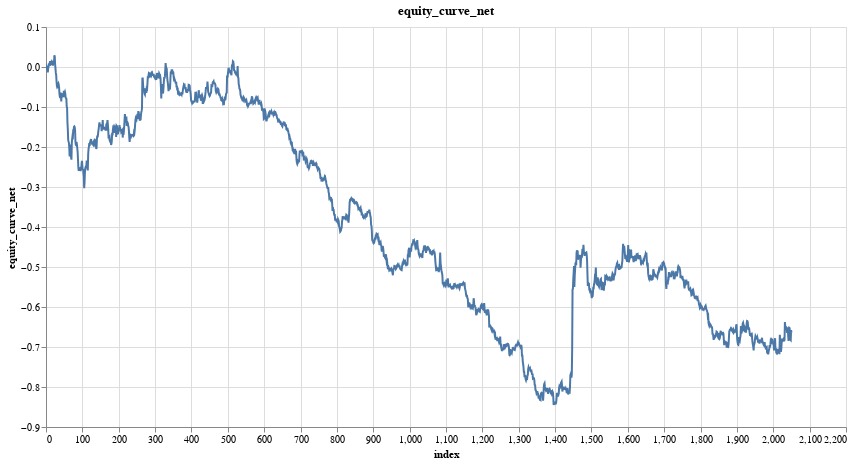

Notebook source saved alongside this figure:
### Code cell
research.plot_column(model_trades, 'equity_curve_net')

### Figure 1 — Vega specification as saved in the notebook (floating-point values rounded to 4 significant figures; data arrays with more than 128 entries replaced by an {"elided": "..."} marker saying what was removed)
{"$schema": "https://vega.github.io/schema/vega/v5.json", "data": [{"name": "param_7_store"}, {"name": "source_0", "values": {"elided": "2051 records"}}, {"name": "source_0_x_domain_index", "values": [{"min": 0, "max": 2050}]}, {"name": "source_0_y_domain_equity_curve_net", "values": [{"min": -0.8448, "max": 0.0292}]}], "signals": [{"name": "unit", "value": {}, "on": [{"events": "pointermove", "update": "isTuple(group()) ? group() : unit"}]}, {"name": "param_7", "update": "vlSelectionResolve(\"param_7_store\", \"union\")"}, {"name": "param_7_index", "on": [{"events": [{"source": "view", "type": "dblclick"}], "update": "null"}, {"events": {"signal": "param_7_translate_delta"}, "update": "panLinear(param_7_translate_anchor.extent_x, -param_7_translate_delta.x / width)"}, {"events": {"signal": "param_7_zoom_delta"}, "update": "zoomLinear(domain(\"x\"), param_7_zoom_anchor.x, param_7_zoom_delta)"}]}, {"name": "param_7_equity_curve_net", "on": [{"events": [{"source": "view", "type": "dblclick"}], "update": "null"}, {"events": {"signal": "param_7_translate_delta"}, "update": "panLinear(param_7_translate_anchor.extent_y, param_7_translate_delta.y / height)"}, {"events": {"signal": "param_7_zoom_delta"}, "update": "zoomLinear(domain(\"y\"), param_7_zoom_anchor.y, param_7_zoom_delta)"}]}, {"name": "param_7_tuple", "on": [{"events": [{"signal": "param_7_index || param_7_equity_curve_net"}], "update": "param_7_index && param_7_equity_curve_net ? {unit: \"\", fields: param_7_tuple_fields, values: [param_7_index,param_7_equity_curve_net]} : null"}]}, {"name": "param_7_tuple_fields", "value": [{"field": "index", "channel": "x", "type": "R"}, {"field": "equity_curve_net", "channel": "y", "type": "R"}]}, {"name": "param_7_translate_anchor", "value": {}, "on": [{"events": [{"source": "scope", "type": "pointerdown"}], "update": "{x: x(unit), y: y(unit), extent_x: domain(\"x\"), extent_y: domain(\"y\")}"}]}, {"name": "param_7_translate_delta", "value": {}, "on": [{"events": [{"source": "window", "between": [{"source": "scope", "type": "pointerdown"}, {"source": "window", "type": "pointerup"}], "type": "pointermove", "consume": true}], "update": "{x: param_7_translate_anchor.x - x(unit), y: param_7_translate_anchor.y - y(unit)}"}]}, {"name": "param_7_zoom_anchor", "on": [{"events": [{"source": "scope", "consume": true, "type": "wheel"}], "update": "{x: invert(\"x\", x(unit)), y: invert(\"y\", y(unit))}"}]}, {"name": "param_7_zoom_delta", "on": [{"events": [{"source": "scope", "type": "wheel", "consume": true}], "update": "pow(1.001, event.deltaY * pow(16, event.deltaMode))", "force": true}]}, {"name": "param_7_modify", "on": [{"events": {"signal": "param_7_tuple"}, "update": "modify(\"param_7_store\", param_7_tuple, true)"}]}], "marks": [{"type": "line", "name": "marks", "from": {"data": "source_0"}, "sort": {"field": "x"}, "encode": {"update": {"x": {"field": "index", "scale": "x"}, "y": {"field": "equity_curve_net", "scale": "y"}, "defined": {"signal": "isValid(datum[\"index\"]) && isFinite(+datum[\"index\"]) && isValid(datum[\"equity_curve_net\"]) && isFinite(+datum[\"equity_curve_net\"])"}, "tooltip": {"signal": "{\"index\": format(datum[\"index\"], \"\"), \"equity_curve_net\": format(datum[\"equity_curve_net\"], \"\")}"}, "stroke": {"value": "#4c78a8"}}}, "clip": true, "interactive": true, "style": ["line"]}], "scales": [{"name": "x", "type": "linear", "domain": [{"signal": "(data(\"source_0_x_domain_index\")[0] || {}).min"}, {"signal": "(data(\"source_0_x_domain_index\")[0] || {}).max"}], "range": [0, {"signal": "width"}], "domainRaw": {"signal": "param_7[\"index\"]"}, "nice": true, "zero": false}, {"name": "y", "type": "linear", "domain": [{"signal": "(data(\"source_0_y_domain_equity_curve_net\")[0] || {}).min"}, {"signal": "(data(\"source_0_y_domain_equity_curve_net\")[0] || {}).max"}], "range": [{"signal": "height"}, 0], "zero": true, "domainRaw": {"signal": "param_7[\"equity_curve_net\"]"}, "nice": true}], "axes": [{"scale": "x", "zindex": 0, "tickCount": {"signal": "ceil(width/40)"}, "maxExtent": 0, "gridScale": "y", "domain": false, "grid": true, "orient": "bottom", "labels": false, "minExtent": 0, "ticks": false, "aria": false}, {"scale": "y", "domain": false, "grid": true, "orient": "left", "ticks": false, "tickCount": {"signal": "ceil(height/40)"}, "zindex": 0, "gridScale": "x", "labels": false, "maxExtent": 0, "minExtent": 0, "aria": false}, {"scale": "x", "orient": "bottom", "labelFlush": true, "title": "index", "tickCount": {"signal": "ceil(width/40)"}, "grid": false, "zindex": 0, "labelOverlap": true}, {"scale": "y", "orient": "left", "title": "equity_curve_net", "zindex": 0, "grid": false, "labelOverlap": true, "tickCount": {"signal": "ceil(height/40)"}}], "title": {"text": "equity_curve_net", "frame": "group"}, "background": "white", "padding": 5, "style": "cell", "width": 800, "height": 400}
